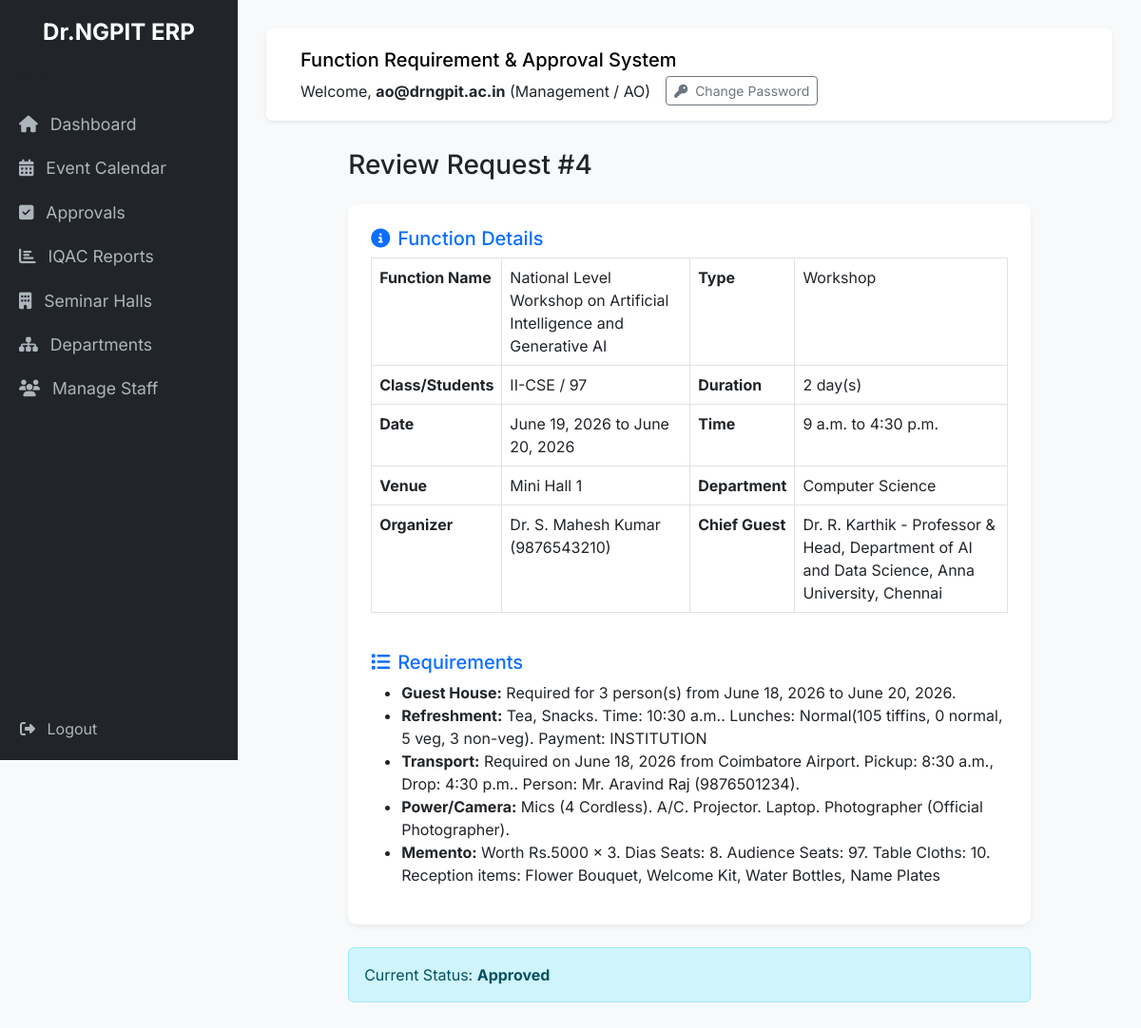
/approvals/4/ (signed in), run on the app's committed database.
### accounts/models.py (models this page shows, shortened)
class User(AbstractUser):
    ROLE_CHOICES = (
        ('FACULTY', 'Faculty'),
        ('HOD', 'HOD'),
        ('MANAGEMENT', 'Management / AO'),
        ('PRINCIPAL', 'Principal'),
        ('ADMIN', 'System Admin'),
    )
    role = models.CharField(max_length=20, choices=ROLE_CHOICES, default='FACULTY')
    first_login_completed = models.BooleanField(default=False)
    password_setup_token = models.CharField(max_length=100, blank=True, null=True)
    password_setup_token_expiry = models.DateTimeField(blank=True, null=True)
    otp_code = models.CharField(max_length=6, blank=True, null=True)
    otp_expiry = models.DateTimeField(blank=True, null=True)

### requests/models.py (models this page shows, shortened)
class FunctionRequest(models.Model):
    STATUS_CHOICES = (
        ('DRAFT', 'Draft'),
        ('PENDING_HOD', 'Pending HOD Approval'),
        ('PENDING_MANAGEMENT', 'Pending Management Approval'),
        ('PENDING_PRINCIPAL', 'Pending Principal Approval'),
        ('APPROVED', 'Approved'),
        ('REJECTED', 'Rejected'),
    )
    faculty = models.ForeignKey(Faculty, on_delete=models.CASCADE)
    department = models.ForeignKey(Department, on_delete=models.CASCADE)
    status = models.CharField(max_length=30, choices=STATUS_CHOICES, default='DRAFT')
    function_name = models.CharField(max_length=200)
    function_type = models.CharField(max_length=100)
    start_date = models.DateField(null=True, blank=True)
    end_date = models.DateField(null=True, blank=True)
    number_of_days = models.IntegerField(default=1)
    time_from = models.TimeField()
    time_to = models.TimeField()
    venue = models.ForeignKey(SeminarHall, on_delete=models.SET_NULL, null=True, blank=True)
    type_of_training = models.CharField(max_length=100, blank=True)
    number_of_students = models.IntegerField(default=0)
    class_name = models.CharField(max_length=100, blank=True)
    organizer_name = models.CharField(max_length=100)
    organizer_contact = models.CharField(max_length=20, blank=True)
    chief_guest_name = models.CharField(max_length=100, blank=True)
    chief_guest_designation = models.CharField(max_length=100, blank=True)
    chief_guest_organization = models.CharField(max_length=200, blank=True)
    created_at = models.DateTimeField(auto_now_add=True)
    updated_at = models.DateTimeField(auto_now=True)

### halls/models.py (models this page shows, shortened)
class SeminarHall(models.Model):
    hall_name = models.CharField(max_length=100)
    capacity = models.IntegerField()
    location = models.CharField(max_length=200)
    facilities = models.TextField(blank=True)

### departments/models.py (models this page shows, shortened)
class Department(models.Model):
    department_name = models.CharField(max_length=100)
    department_code = models.CharField(max_length=20, unique=True)

### resources/models.py (models this page shows)
class GuestHouseRequirement(models.Model):
    function_request = models.OneToOneField(FunctionRequest, on_delete=models.CASCADE, related_name='guest_house')
    required = models.BooleanField(default=False)
    number_of_persons = models.IntegerField(default=0, null=True, blank=True)
    from_date = models.DateField(null=True, blank=True)
    to_date = models.DateField(null=True, blank=True)

class RefreshmentRequirement(models.Model):
    function_request = models.OneToOneField(FunctionRequest, on_delete=models.CASCADE, related_name='refreshment')
    tea_required = models.BooleanField(default=False)
    coffee_required = models.BooleanField(default=False)
    snacks_required = models.BooleanField(default=False)
    normal_lunch_count = models.IntegerField(default=0)
    veg_lunch_count = models.IntegerField(default=0)
    non_veg_lunch_count = models.IntegerField(default=0)
    tiffin_count = models.IntegerField(default=0)
    required_time = models.TimeField(null=True, blank=True)
    payment_through = models.CharField(max_length=50, choices=(('ASSOCIATION', 'Association Account'), ('INSTITUTION', 'Institution Account')), blank=True)

class TransportRequirement(models.Model):
    function_request = models.OneToOneField(FunctionRequest, on_delete=models.CASCADE, related_name='transport')
    required = models.BooleanField(default=False)
    date = models.DateField(null=True, blank=True)
    pickup_location = models.CharField(max_length=200, blank=True)
    pickup_time = models.TimeField(null=True, blank=True)
    drop_time = models.TimeField(null=True, blank=True)
    pickup_person_name = models.CharField(max_length=100, blank=True)
    pickup_person_contact = models.CharField(max_length=20, blank=True)

class PowerCameraRequirement(models.Model):
    function_request = models.OneToOneField(FunctionRequest, on_delete=models.CASCADE, related_name='power_camera')
    mic_required = models.BooleanField(default=False)
    mic_type = models.CharField(max_length=100, blank=True)
    number_of_mics = models.IntegerField(default=0)
    ac_required = models.BooleanField(default=False)
    projector_required = models.BooleanField(default=False)
    laptop_required = models.BooleanField(default=False)
    photographer_required = models.BooleanField(default=False)
    photographer_type = models.CharField(max_length=50, choices=(('LAB_TECHNICIAN', 'Lab Technician'), ('OFFICIAL', 'Official Photographer')), blank=True)

class MementoRequirement(models.Model):
    function_request = models.OneToOneField(FunctionRequest, on_delete=models.CASCADE, related_name='memento')
    required = models.BooleanField(default=False)
    honorarium_worth = models.CharField(max_length=100, blank=True)
    quantity = models.IntegerField(default=0)
    dias_seats = models.IntegerField(default=0)
    audience_seats = models.IntegerField(default=0)
    table_cloths = models.IntegerField(default=0)
    reception_items = models.TextField(blank=True)

### approvals/views.py (the view, shortened to what this page needs)
# urls.py: path('<int:req_id>/', views.request_detail, name='request_detail'),
@login_required
def request_detail(request, req_id):
    req = get_object_or_404(FunctionRequest, id=req_id)
    role = request.user.role
    can_approve = False
    if role == 'HOD' and req.status == 'PENDING_HOD':
        can_approve = True
    elif role == 'MANAGEMENT' and req.status == 'PENDING_MANAGEMENT':
        can_approve = True
    elif role == 'PRINCIPAL' and req.status == 'PENDING_PRINCIPAL':
        can_approve = True
    context = {
        'req': req,
        'can_approve': can_approve
    }
    return render(request, 'approvals/request_detail.html', context)

### templates/approvals/request_detail.html (shortened to what this page needs)
{% extends 'base.html' %}
{% block content %}
<div class="row justify-content-center">
    <div class="col-md-10">
        <h3 class="mb-4">Review Request #{{ req.id }}</h3>
        <div class="card card-custom p-4 mb-4">
            <h5 class="text-primary"><i class="fas fa-info-circle me-2"></i>Function Details</h5>
            <table class="table table-bordered">
                <tr><th>Function Name</th><td>{{ req.function_name }}</td><th>Type</th><td>{{ req.function_type }}</td></tr>
                <tr><th>Class/Students</th><td>{{ req.class_name }} / {{ req.number_of_students }}</td><th>Duration</th><td>{{ req.number_of_days }} day(s)</td></tr>
                <tr><th>Date</th><td>{{ req.start_date }}{% if req.end_date %} to {{ req.end_date }}{% endif %}</td><th>Time</th><td>{{ req.time_from }} to {{ req.time_to }}</td></tr>
                <tr><th>Venue</th><td>{{ req.venue.hall_name|default:"N/A" }}</td><th>Department</th><td>{{ req.department.department_name }}</td></tr>
                <tr><th>Organizer</th><td>{{ req.organizer_name }} ({{ req.organizer_contact }})</td><th>Chief Guest</th><td>{{ req.chief_guest_name|default:"N/A" }} - {{ req.chief_guest_designation|default:"" }}, {{ req.chief_guest_organization|default:"" }}</td></tr>
            </table>
            <h5 class="text-primary mt-4"><i class="fas fa-list me-2"></i>Requirements</h5>
            <ul>
                {% if req.guest_house and req.guest_house.required %}
                <li><strong>Guest House:</strong> Required for {{ req.guest_house.number_of_persons }} person(s) from {{ req.guest_house.from_date }} to {{ req.guest_house.to_date }}.</li>
                {% endif %}
                {% if req.refreshment %}
                <li><strong>Refreshment:</strong>
                    {% if req.refreshment.tea_required %}Tea, {% endif %}
                    {% if req.refreshment.snacks_required %}Snacks. {% endif %}
                    Time: {{ req.refreshment.required_time }}.
                    Lunches: Normal({{ req.refreshment.tiffin_count|default:"0" }} tiffins, {{ req.refreshment.normal_lunch_count|default:"0" }} normal, {{ req.refreshment.veg_lunch_count }} veg, {{ req.refreshment.non_veg_lunch_count }} non-veg).
                    Payment: {{ req.refreshment.payment_through }}
                </li>
                {% endif %}
                {% if req.transport.required %}
                <li><strong>Transport:</strong> Required on {{ req.transport.date }} from {{ req.transport.pickup_location }}. Pickup: {{ req.transport.pickup_time }}, Drop: {{ req.transport.drop_time }}. Person: {{ req.transport.pickup_person_name }} ({{ req.transport.pickup_person_contact }}).</li>
                {% endif %}
                {% if req.power_camera %}
                <li><strong>Power/Camera:</strong>
                    {% if req.power_camera.mic_required %}Mics ({{ req.power_camera.number_of_mics }} {{ req.power_camera.mic_type }}). {% endif %}
                    {% if req.power_camera.ac_required %}A/C. {% endif %}
                    {% if req.power_camera.projector_required %}Projector. {% endif %}
                    {% if req.power_camera.laptop_required %}Laptop. {% endif %}
                    {% if req.power_camera.photographer_required %}Photographer ({{ req.power_camera.get_photographer_type_display }}). {% endif %}
                </li>
                {% endif %}
                {% if req.memento and req.memento.required %}
                <li><strong>Memento:</strong> Worth Rs.{{ req.memento.honorarium_worth }} x {{ req.memento.quantity }}. Dias Seats: {{ req.memento.dias_seats }}. Audience Seats: {{ req.memento.audience_seats }}. Table Cloths: {{ req.memento.table_cloths }}. Reception items: {{ req.memento.reception_items }}</li>
                {% endif %}
            </ul>
        </div>
        {% if can_approve %}
        <div class="card card-custom p-4 border-primary">
            <div class="d-flex justify-content-between align-items-center mb-3">
                <h5 class="mb-0">Take Action</h5>
                <a href="{% url 'edit_request' req.id %}" class="btn btn-outline-primary btn-sm"><i class="fas fa-edit me-2"></i>Edit Requirements</a>
            </div>
            <form method="post">
                {% csrf_token %}
                <div class="mb-3">
                    <label class="form-label">Remarks / Comments</label>
                    <textarea class="form-control" name="remarks" rows="2" required></textarea>
                </div>
                <div class="d-flex gap-3">
                    <button type="submit" name="action" value="APPROVE" class="btn btn-success"><i class="fas fa-check me-2"></i>Approve Request</button>
                    <button type="submit" name="action" value="REJECT" class="btn btn-danger"><i class="fas fa-times me-2"></i>Reject Request</button>
                </div>
            </form>
        </div>
        {% else %}
        <div class="alert alert-info">
            Current Status: <strong>{{ req.get_status_display }}</strong>
        </div>
        {% endif %}
    </div>
</div>
{% endblock %}

### templates/base.html (shortened to what this page needs)
<!DOCTYPE html>
<html lang="en">
<head>
    <link href="https://cdn.jsdelivr.net/npm/bootstrap@5.3.0/dist/css/bootstrap.min.css" rel="stylesheet">
    <link rel="stylesheet" href="https://cdnjs.cloudflare.com/ajax/libs/font-awesome/6.4.0/css/all.min.css">
</head>
<body>
    {% if user.is_authenticated %}
    <div class="sidebar">
        <h4 class="text-center mb-4 px-2" style="font-weight: 700;">Dr.NGPIT ERP</h4>
        <div class="px-3 mb-3 text-muted" style="font-size: 0.8rem; text-transform: uppercase;">Menu</div>
        <a href="{% url 'dashboard' %}" class="{% if request.resolver_match.url_name == 'dashboard' %}active{% endif %}">
            <i class="fas fa-home me-2"></i> Dashboard
        </a>
        <a href="{% url 'hall_availability' %}" class="{% if request.resolver_match.url_name == 'hall_availability' %}active{% endif %}">
            <i class="fas fa-calendar-alt me-2"></i> Event Calendar
        </a>
        {% if user.role == 'HOD' or user.role == 'MANAGEMENT' or user.role == 'PRINCIPAL' %}
        <a href="{% url 'approval_queue' %}" class="{% if request.resolver_match.url_name == 'approval_queue' %}active{% endif %}">
            <i class="fas fa-check-square me-2"></i> Approvals
        </a>
        {% endif %}
        {% if user.role == 'ADMIN' or user.role == 'PRINCIPAL' or user.role == 'MANAGEMENT' %}
        <a href="{% url 'reports' %}" class="{% if request.resolver_match.url_name == 'reports' %}active{% endif %}">
            <i class="fas fa-chart-bar me-2"></i> IQAC Reports
        </a>
        {% endif %}
        {% if user.role == 'MANAGEMENT' or user.role == 'ADMIN' %}
        <a href="{% url 'manage_halls' %}" class="{% if request.resolver_match.url_name == 'manage_halls' %}active{% endif %}">
            <i class="fas fa-building me-2"></i> Seminar Halls
        </a>
        <a href="{% url 'manage_departments' %}" class="{% if request.resolver_match.url_name == 'manage_departments' %}active{% endif %}">
            <i class="fas fa-sitemap me-2"></i> Departments
        </a>
        <a href="{% url 'manage_users' %}" class="{% if request.resolver_match.url_name == 'manage_users' %}active{% endif %}">
            <i class="fas fa-users me-2"></i> Manage Staff
        </a>
        {% endif %}
        <div class="logout-container" style="position: absolute; bottom: 20px; width: 100%; padding-left: 20px;">
            <form method="post" action="{% url 'logout' %}">
                <button type="submit" class="btn btn-link text-decoration-none p-0" style="color: #adb5bd;">
                    <i class="fas fa-sign-out-alt me-2"></i> Logout
                </button>
            </form>
        </div>
    </div>
    {% endif %}
    <div class="{% if user.is_authenticated %}main-content{% endif %}">
        {% if user.is_authenticated %}
        <nav class="navbar navbar-expand-lg navbar-light navbar-custom rounded px-4 py-3">
            <div class="container-fluid flex-wrap">
                <span class="navbar-brand mb-0 h1">Function Requirement & Approval System</span>
                <div class="d-flex align-items-center mt-2 mt-lg-0">
                    <span class="me-3">Welcome, <strong>{{ user.get_full_name|default:user.username }}</strong> ({{ user.get_role_display }})</span>
                    <button class="btn btn-sm btn-outline-secondary" data-bs-toggle="modal" data-bs-target="#changePasswordModal">
                        <i class="fas fa-key me-1"></i> Change Password
                    </button>
                </div>
            </div>
        </nav>
        {% endif %}
        <div class="container-fluid">
            {% block content %}
            {% endblock %}
        </div>
    </div>
</body>
</html>

### templates/base.html (style rules this page uses)
body { font-family: 'Inter', sans-serif; background-color: #f8f9fa; }
.sidebar { height: 100vh; background-color: #212529; color: #fff; padding-top: 20px; position: fixed; width: 250px; }
.sidebar a { color: #adb5bd; text-decoration: none; padding: 10px 20px; display: block; font-size: 1.1rem; transition: 0.3s; }
.main-content { margin-left: 250px; padding: 30px; }
.navbar-custom { background-color: #fff; box-shadow: 0 2px 4px rgba(0,0,0,.08); margin-bottom: 30px; }
.card-custom { border: none; border-radius: 10px; box-shadow: 0 4px 6px rgba(0,0,0,.05); transition: transform 0.2s; }

### data on the page
User: get_full_name "ao@drngpit.ac.in", role "Management / AO"
FunctionRequest: id "4", function_name "National Level Workshop on Artificial Intelligence and Generative AI", function_type "Workshop", class_name "II-CSE", number_of_students "97", number_of_days "2", start_date "June 19, 2026", end_date "June 20, 2026", time_from "9 a.m.", time_to "4:30 p.m.", venue.hall_name "Mini Hall 1", department.department_name "Computer Science", organizer_name "Dr. S. Mahesh Kumar", organizer_contact "9876543210", chief_guest_name "Dr. R. Karthik", chief_guest_designation "Professor & Head, Department of AI and Data Science", chief_guest_organization "Anna University, Chennai", guest_house.number_of_persons "3", guest_house.from_date "June 18, 2026", guest_house.to_date "June 20, 2026", refreshment.required_time "10:30 a.m.", refreshment.tiffin_count "105", refreshment.normal_lunch_count "0", refreshment.veg_lunch_count "5", refreshment.non_veg_lunch_count "3", refreshment.payment_through "INSTITUTION", transport "June 18, 2026", transport.pickup_location "Coimbatore Airport", transport.pickup_time "8:30 a.m.", transport.drop_time "4:30 p.m.", transport.pickup_person_name "Mr. Aravind Raj", transport.pickup_person_contact "9876501234", power_camera.number_of_mics "4", power_camera.mic_type "Cordless", power_camera.photographer_type "Official Photographer", memento.honorarium_worth "5000", memento.quantity "3", memento.dias_seats "8", memento.audience_seats "97", memento.table_cloths "10", memento.reception_items "Flower Bouquet, Welcome Kit, Water Bottles, Name Plates", status "Approved"
